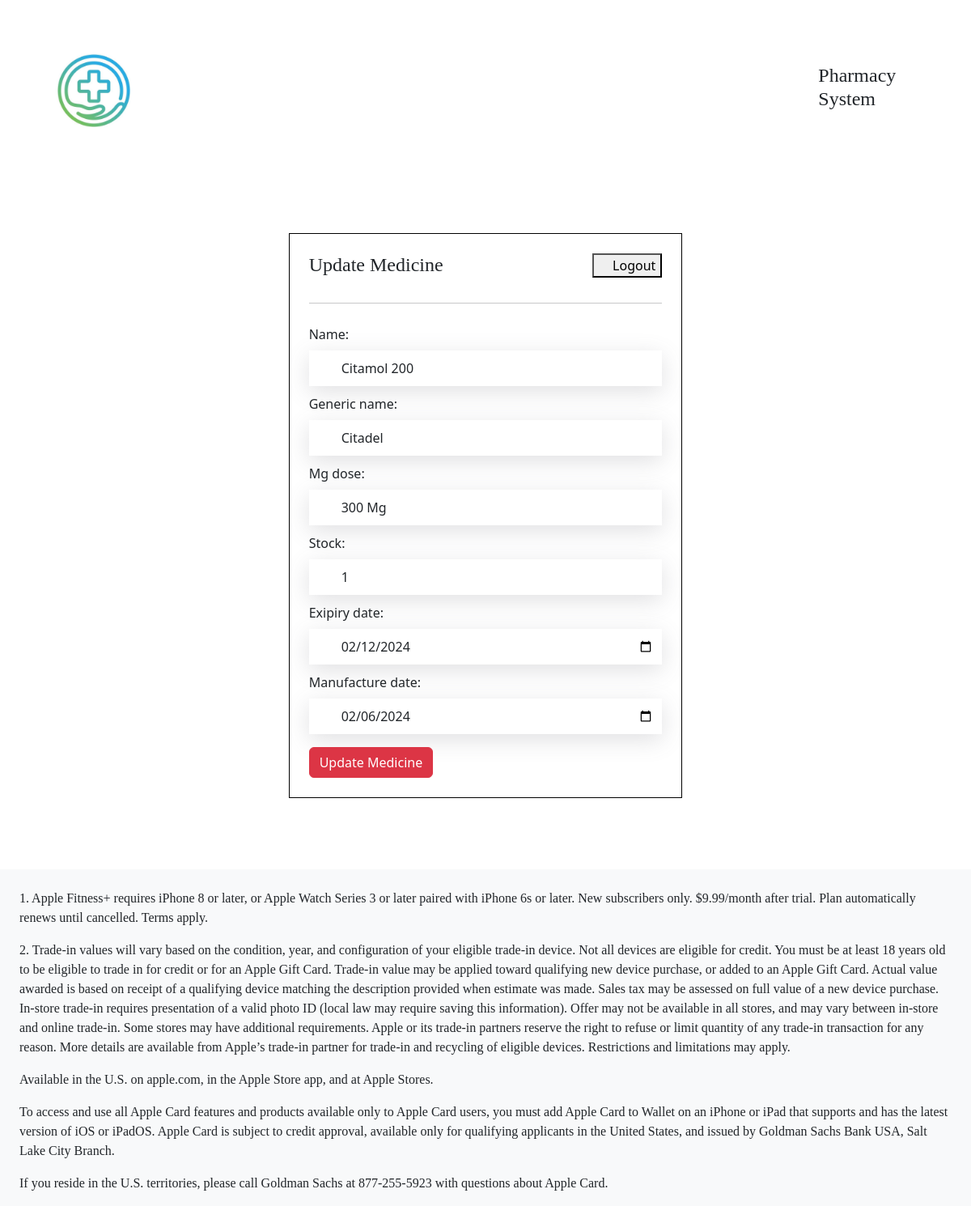
The page /update-medicine/6 (signed in) on the database its author committed.
### system/models.py (models this page shows, shortened)
class Medicine(models.Model):
    name = models.CharField(max_length = 300)
    generic_name = models.CharField(max_length = 300)
    mg_dose = models.CharField(max_length = 200)
    stock = models.IntegerField()
    exipiry_date = models.DateField()
    manufacture_date = models.DateField()
    location = models.ForeignKey(Location, related_name = "medicine_location", on_delete=models.CASCADE, null = True, blank = True)
    objects = models.Manager()

### system/views.py (the view, shortened to what this page needs)
# urls.py: path('update-medicine/<int:id>', views.updateMedicine, name = "update-medicine"),
@login_required
def updateMedicine(request, id):
    med = Medicine.objects.get(id = id)
    form = MedicineForm(instance= med)
    dist = {
        'form':form
    }
    return render(request, "customer/editMedicine.html", dist)

### system/forms.py
class MedicineForm(forms.ModelForm):
    class Meta:
        model = models.Medicine
        fields = ('__all__')
        exclude = ('location',)
        widgets = {
            'name':forms.TextInput(attrs={'class':'form-control mt-2', 'placeholder':'Name of the Medicine'}),
            'generic_name':forms.TextInput(attrs={'class':'form-control mt-2', 'placeholder':'Generic name of the Medicine'}),
            'mg_dose':forms.TextInput(attrs={'class':'form-control mt-2', 'placeholder':'500 MG'}),
            'stock':forms.NumberInput(attrs={'class':'form-control mt-2', 'placeholder':'100'}),
            'exipiry_date':forms.TextInput(attrs={'type':'date','class':'form-control mt-2', 'placeholder':'Name of the Medicine'}),
            'manufacture_date':forms.TextInput(attrs={'type':'date','class':'form-control mt-2', 'placeholder':'Name of the Medicine'}),
        }

### templates/customer/editMedicine.html (shortened to what this page needs)
{% extends 'index.html' %}
{% load static %}
{% block content %}
<div class="mt-5 p-3">
    <div class="row m-auto">
        <div class="col-12 col-lg-5 m-auto p-4 mb-4" style="border: 1px solid black;">
            <div class="d-flex justify-content-between mb-4">
                <h4>Update Medicine</h4>
                <a href="{%url 'system:logout'%}">
                    <button>
                        <i class="fa fa-user"></i>
                        Logout
                    </button>
                   </a>
             </div>
             <hr>
            <form action="" method="post">
                {{form}}
                <button class="btn btn-danger mt-3" type="submit">
                    Update Medicine
                </button>
            </form>
        </div>
    </div>
</div>
{% endblock content %}

### static/css/style.css (style rules this page uses)
h4, h5, h6 { font-family: paragraph; }
.form-control { border: none; border-radius: 0; padding: 10px; background-color: white; box-shadow: rgba(100, 100, 111, 0.2) 0px 7px 29px 0px; transition: all 0.3s ease; }
a { text-decoration: none; color: inherit; }
.form-control { padding-left: 2.5rem; }

### templates/customer/editMedicine.html (style rules this page uses)
label { margin-top: 10px; }

### rows shown on the page
Medicine: name "Citamol 200", generic_name "Citadel", mg_dose "300 Mg", stock "1", exipiry_date "02/12/2024", manufacture_date "02/06/2024"
